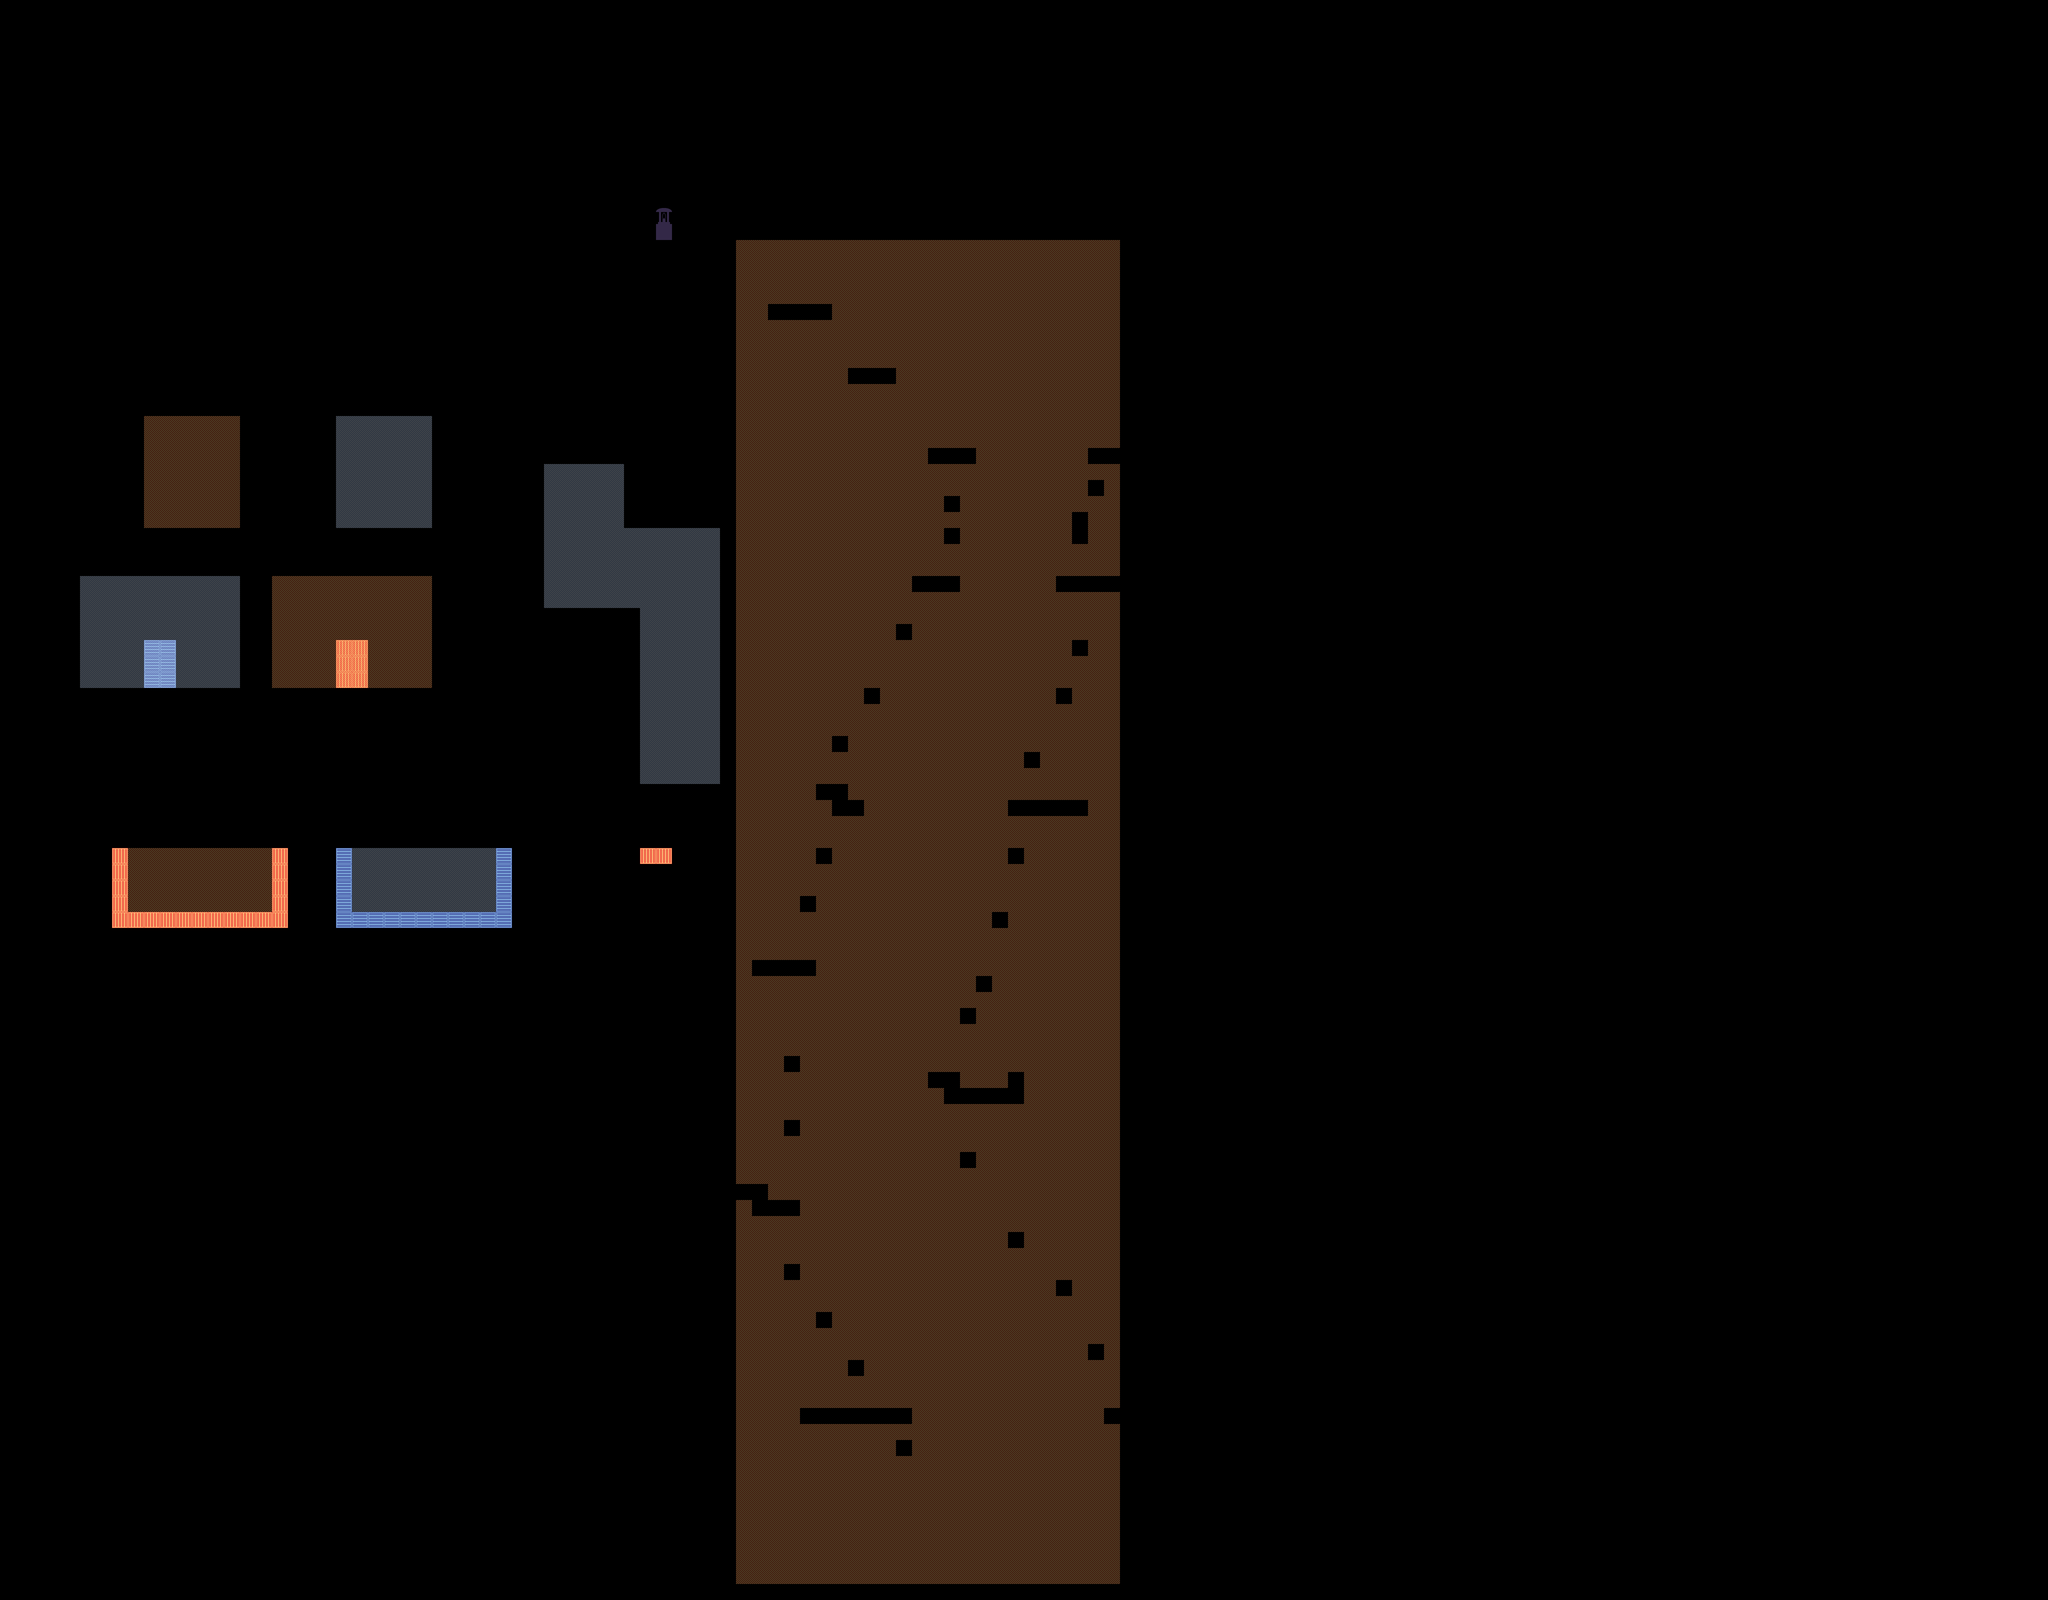

This is a level from a 2D game, rendered from its Tiled map with the project's own tilesets. A one-line summary and the map file follow, with tile-layer data summarised:
An orthogonal 128x100 tile map with 32x32 px tiles, 3 tile layers (Background, Gameplay, Foreground), 9 tilesets and 23 objects (18x thermal, 3x spawn, exit, lantern).

<map version="1.0" orientation="orthogonal" width="128" height="100" tilewidth="32" tileheight="32">
 <tileset firstgid="1" name="tiles2-01" tilewidth="32" tileheight="32">
  <image source="../tiles/tiles2-01.png" width="352" height="160" />
 </tileset>
 <tileset firstgid="56" name="lantern-01" tilewidth="32" tileheight="32">
  <image source="../tiles/lantern-01.png" width="64" height="64" />
  <tile id="0">
   <properties>
    <property name="status" value="off" />
    <property name="type" value="lantern" />
   </properties>
  </tile>
  <tile id="1">
   <properties>
    <property name="status" value="on" />
    <property name="type" value="lantern" />
   </properties>
  </tile>
 </tileset>
 <tileset firstgid="60" name="background-01" tilewidth="32" tileheight="32">
  <image source="../tiles/background-01.png" width="448" height="160" />
 </tileset>
 <tileset firstgid="130" name="furnace-01" tilewidth="32" tileheight="32">
  <image source="../tiles/furnace-01.png" width="32" height="32" />
  <tile id="0">
   <properties>
    <property name="type" value="heat" />
    <property name="value" value="10" />
   </properties>
  </tile>
 </tileset>
 <tileset firstgid="131" name="heatsink-01" tilewidth="32" tileheight="32">
  <image source="../tiles/heatsink-01.png" width="32" height="32" />
  <tile id="0">
   <properties>
    <property name="type" value="cool" />
    <property name="value" value="10" />
   </properties>
  </tile>
 </tileset>
 <tileset firstgid="132" name="door-01" tilewidth="32" tileheight="32">
  <image source="../tiles/door-01.png" width="32" height="96" />
 </tileset>
 <tileset firstgid="135" name="ice-01" tilewidth="32" tileheight="32">
  <image source="../tiles/ice-01.png" width="32" height="32" />
 </tileset>
 <tileset firstgid="136" name="temphaze-01" tilewidth="32" tileheight="32">
  <image source="../tiles/temphaze-01.png" width="64" height="32" />
 </tileset>
 <tileset firstgid="138" name="torch-02" tilewidth="32" tileheight="32">
  <image source="../tiles/torch-02.png" width="32" height="32" />
 </tileset>
 <layer name="Background" width="128" height="100">
  <data>[12800 cells, 2154 non-empty, 4 distinct tile ids]</data>
 </layer>
 <layer name="Gameplay" width="128" height="100">
  <data>[12800 cells, 1156 non-empty, 4 distinct tile ids]</data>
 </layer>
 <objectgroup name="Interactive" width="128" height="100">
  <object name="SpawnPoint1" type="spawn" x="96" y="992" width="32" height="64" />
  <object name="HeatedZone" type="thermal" x="288" y="832" width="192" height="224">
   <properties>
    <property name="value" value="1" />
   </properties>
  </object>
  <object name="CooledZone" type="thermal" x="672" y="832" width="192" height="224">
   <properties>
    <property name="value" value="-1" />
   </properties>
  </object>
  <object name="CooledZone" type="thermal" x="160" y="1152" width="320" height="224">
   <properties>
    <property name="value" value="-1" />
   </properties>
  </object>
  <object name="HeatedZone" type="thermal" x="544" y="1152" width="320" height="224">
   <properties>
    <property name="value" value="1" />
   </properties>
  </object>
  <object name="CooledZone" type="thermal" x="704" y="1696" width="288" height="128">
   <properties>
    <property name="value" value="-1" />
   </properties>
  </object>
  <object name="HeatedZone" type="thermal" x="256" y="1696" width="288" height="128">
   <properties>
    <property name="value" value="1" />
   </properties>
  </object>
  <object name="HeatedZone" type="thermal" x="666" y="1280" width="77" height="96">
   <properties>
    <property name="value" value="2" />
   </properties>
  </object>
  <object name="CooledZone" type="thermal" x="282" y="1280" width="77" height="96">
   <properties>
    <property name="value" value="-2" />
   </properties>
  </object>
  <object name="CooledZone" type="thermal" x="672" y="1696" width="38" height="128">
   <properties>
    <property name="value" value="-2" />
   </properties>
  </object>
  <object name="CooledZone" type="thermal" x="672" y="1824" width="352" height="32">
   <properties>
    <property name="value" value="-2" />
   </properties>
  </object>
  <object name="HeatedZone" type="thermal" x="224" y="1696" width="38" height="128">
   <properties>
    <property name="value" value="2" />
   </properties>
  </object>
  <object name="HeatedZone" type="thermal" x="538" y="1696" width="38" height="128">
   <properties>
    <property name="value" value="2" />
   </properties>
  </object>
  <object name="HeatedZone" type="thermal" x="224" y="1824" width="352" height="32">
   <properties>
    <property name="value" value="2" />
   </properties>
  </object>
  <object name="SpawnPoint2" type="spawn" x="1033" y="1628" width="32" height="64" />
  <object name="CooledZone" type="thermal" x="1088" y="1056" width="192" height="160">
   <properties>
    <property name="value" value="-1" />
   </properties>
  </object>
  <object name="CooledZone" type="thermal" x="1280" y="1056" width="160" height="512">
   <properties>
    <property name="value" value="-1" />
   </properties>
  </object>
  <object name="CooledZone" type="thermal" x="1088" y="928" width="160" height="128">
   <properties>
    <property name="value" value="-1" />
   </properties>
  </object>
  <object name="HeatPad" type="thermal" x="1280" y="1693" width="66" height="37">
   <properties>
    <property name="value" value="2" />
   </properties>
  </object>
  <object name="SpawnPoint3" type="spawn" x="1365" y="409" width="32" height="64" />
  <object name="HeatedZone" type="thermal" x="1472" y="480" width="768" height="2688">
   <properties>
    <property name="value" value="1" />
   </properties>
  </object>
  <object type="exit" x="2656" y="3008" width="96" height="160">
   <properties>
    <property name="destination" value="end" />
   </properties>
  </object>
  <object name="SpawnPoint5" type="lantern" gid="138" x="1312" y="448" width="32" height="32" />
 </objectgroup>
 <layer name="Foreground" width="128" height="100">
  <data>[12800 cells, 296 non-empty, 2 distinct tile ids]</data>
 </layer>
</map>
